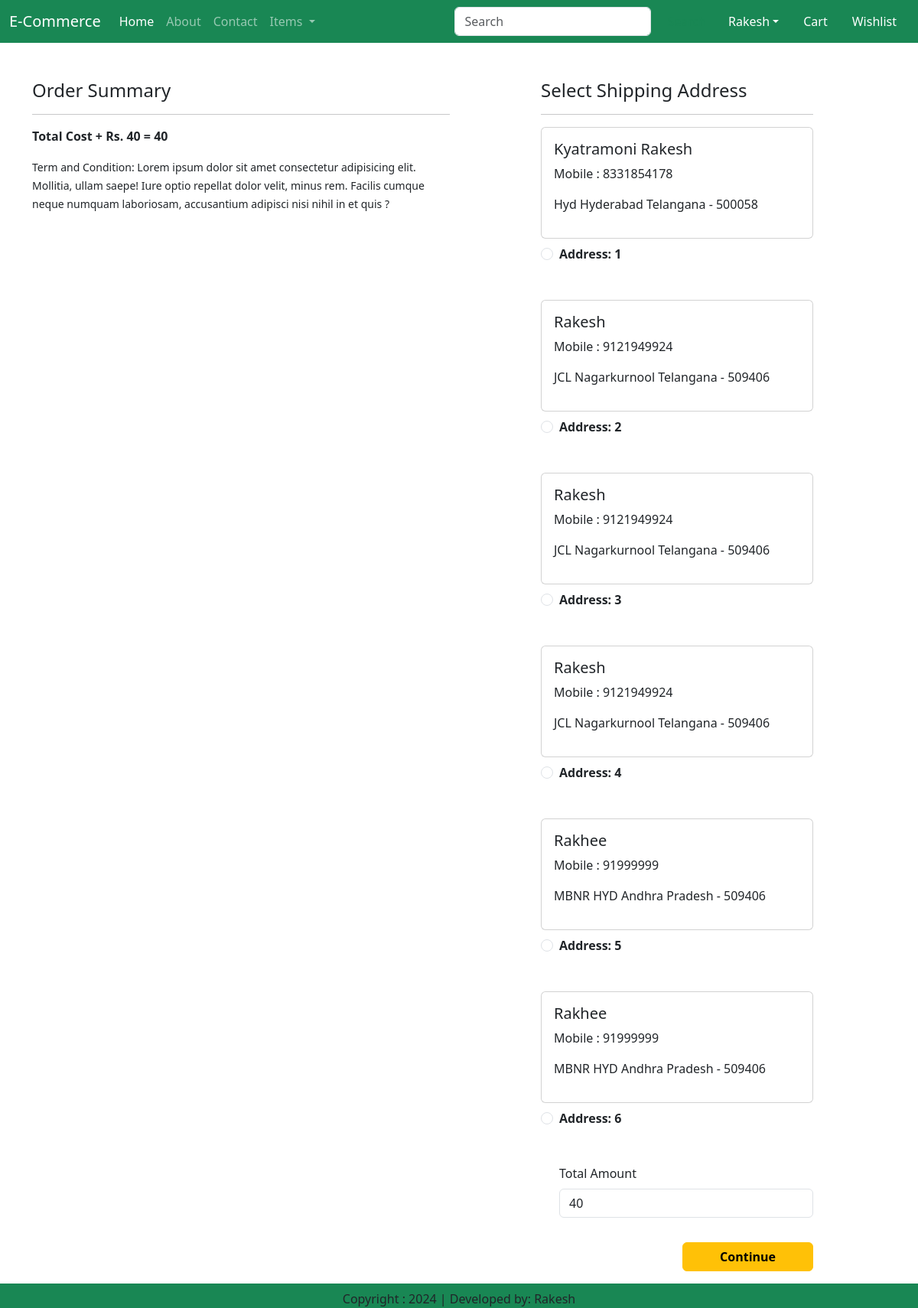
The page /checkout (signed in) on the database as committed earlier.
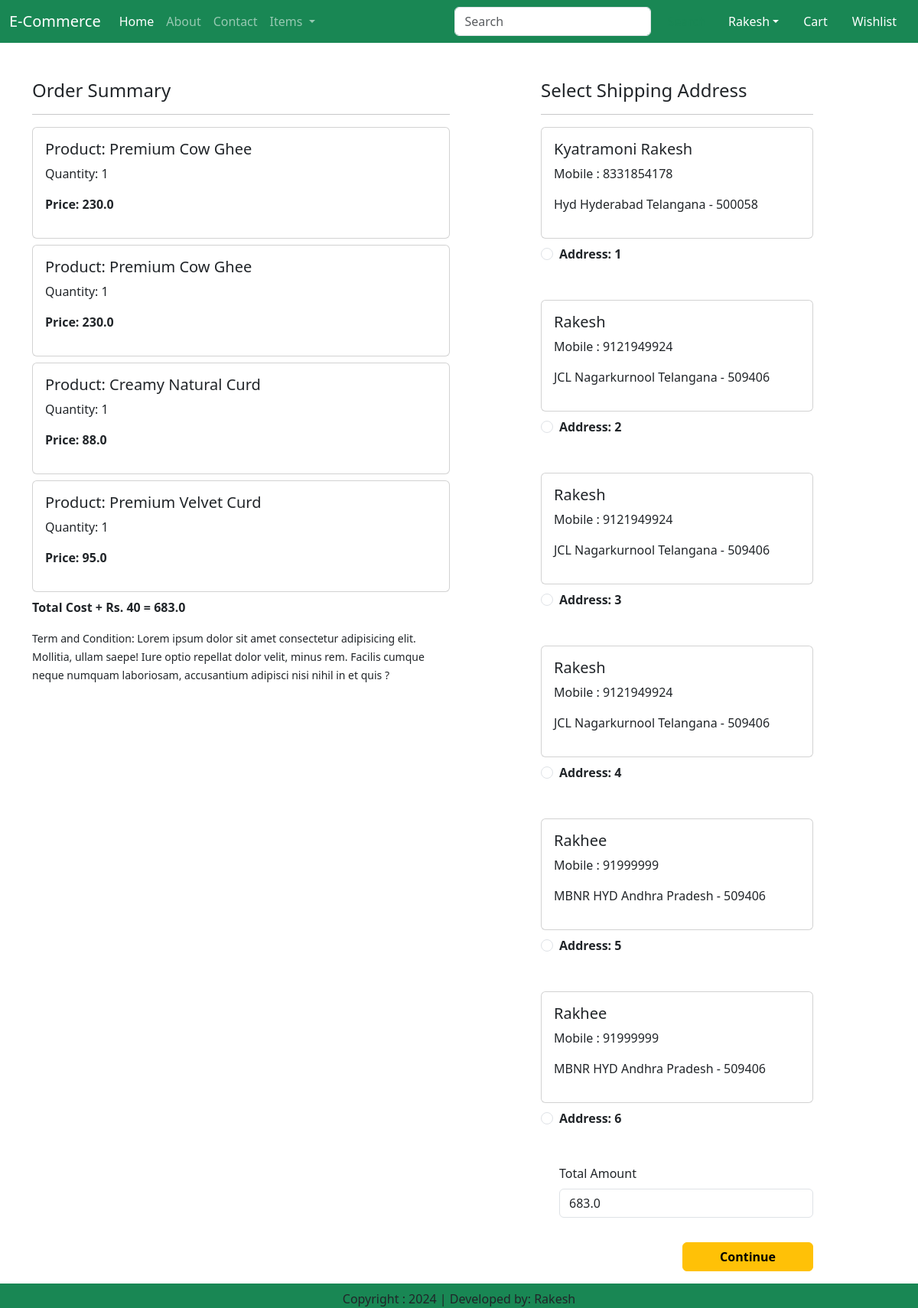
The same page on the database as committed later.
### EcApp/models.py (models this page shows, shortened)
class Customer(models.Model):
    user = models.ForeignKey(User, on_delete=models.CASCADE)
    name = models.CharField(max_length=200)
    locality = models.CharField(max_length=200)
    city = models.CharField(max_length=50)
    mobile = models.IntegerField(default=0)
    zipcode = models.IntegerField()
    state = models.CharField(choices=STATE_CHOICES, max_length=100)

class Cart(models.Model):
    user = models.ForeignKey(User,on_delete=models.CASCADE)
    product = models.ForeignKey(Product,on_delete=models.CASCADE)
    quantity = models.PositiveIntegerField(default=1)

class Product (models.Model):
    title = models.CharField(max_length=100)
    selling_price = models.FloatField()
    discounted_price = models.FloatField( )
    description = models.TextField()
    composition = models.TextField(default='')
    prodapp = models.TextField(default='')
    category = models.CharField (choices = CATEGORY_CHOICES, max_length=2)
    product_image = models.ImageField(upload_to=' product')

### EcApp/views.py (the view)
class Checkout(View):
    def get(self,request):
        user = request.user
        add = Customer.objects.filter(user=user)
        cart_items = Cart.objects.filter(user=user)
        famount = 0
        for p in cart_items:
            value = p.quantity * p.product.discounted_price
            famount = famount + value
        totalamount = famount + 40
        return render(request,'checkout.html',locals())

### EcApp/templates/checkout.html (shortened to what this page needs)
{% extends 'base.html' %}
{% load static %}
{% block main-content %}
<div class="container">
    <div class="row mt-5">
        <div class="col-sm-6">
            <h4>Order Summary</h4>
            <hr>
            {% for item in cart_items %}
            <div class="card mb-2">
                <div class="card-body">
                    <h5>Product: {{item.product.title}}</h5>
                    <p>Quantity: {{item.quantity}}</p>
                    <p class="fw-bold">Price: {{item.product.discounted_price}}</p>
                </div>
            </div>
            {% endfor %}
            <p class="fw-bold">Total Cost + Rs. 40 = {{totalamount}}</p>
            <small>Term and Condition: Lorem ipsum dolor sit amet consectetur adipisicing elit. Mollitia, ullam saepe!
                Iure optio repellat dolor velit,
                minus rem. Facilis cumque neque numquam laboriosam, accusantium adipisci nisi nihil in et quis ?</small>
        </div>
        <div class="col-sm-4 offset-sm-1">
            <h4>Select Shipping Address</h4>
            <hr>
            <form method="post" id="myform">
                {% for ad in add %}
                <div class="card">
                    <div class="card-body">
                        <h5>{{ad.name}}</h5>
                        <p>Mobile : {{ad.mobile}}</p>
                        <p>{{ad.locality}} {{ad.city}} {{ad.state}} - {{ad.zipcode}}</p>
                    </div>
                </div>
                <div class="form-check mt-2 mb-5">
                    <input class="form-check-input" type="radio" name="custid" id="custadd{{forloop.counter}}"
                           value="{{ad.id}}">
                    <label class="form-check-label fw-bold" for="custadd{{forloop.counter}}">
                        Address: {{forloop.counter}} </label>
                </div>
                {% endfor %}
                <div class="form-check mb-3">
                    <label for="totalamount" class="form-label">Total Amount</label>
                    <input type="number" class="form-control" name="totamount" value={{totalamount}} readonly>
                </div>
                <div class="text-end">
                    <button type="submit" class="btn btn-warning mt-3 px-5 fw-bold">Continue</button>
                </div>
            </form>
        </div>
    </div>
    <br><br>
</div>
{% endblock main-content %}

Rows that differ between the two databases and show on the page:
added Cart: product "Premium Cow Ghee", quantity "1", product.discounted_price "230.0"
added Cart: product "Premium Cow Ghee", quantity "1", product.discounted_price "230.0"
added Cart: product "Creamy Natural Curd", quantity "1", product.discounted_price "88.0"
added Cart: product "Premium Velvet Curd", quantity "1", product.discounted_price "95.0"
Other text that changed with them:
{{ totalamount }}: "40" → "683.0"
form field totamount: "40" → "683.0"
